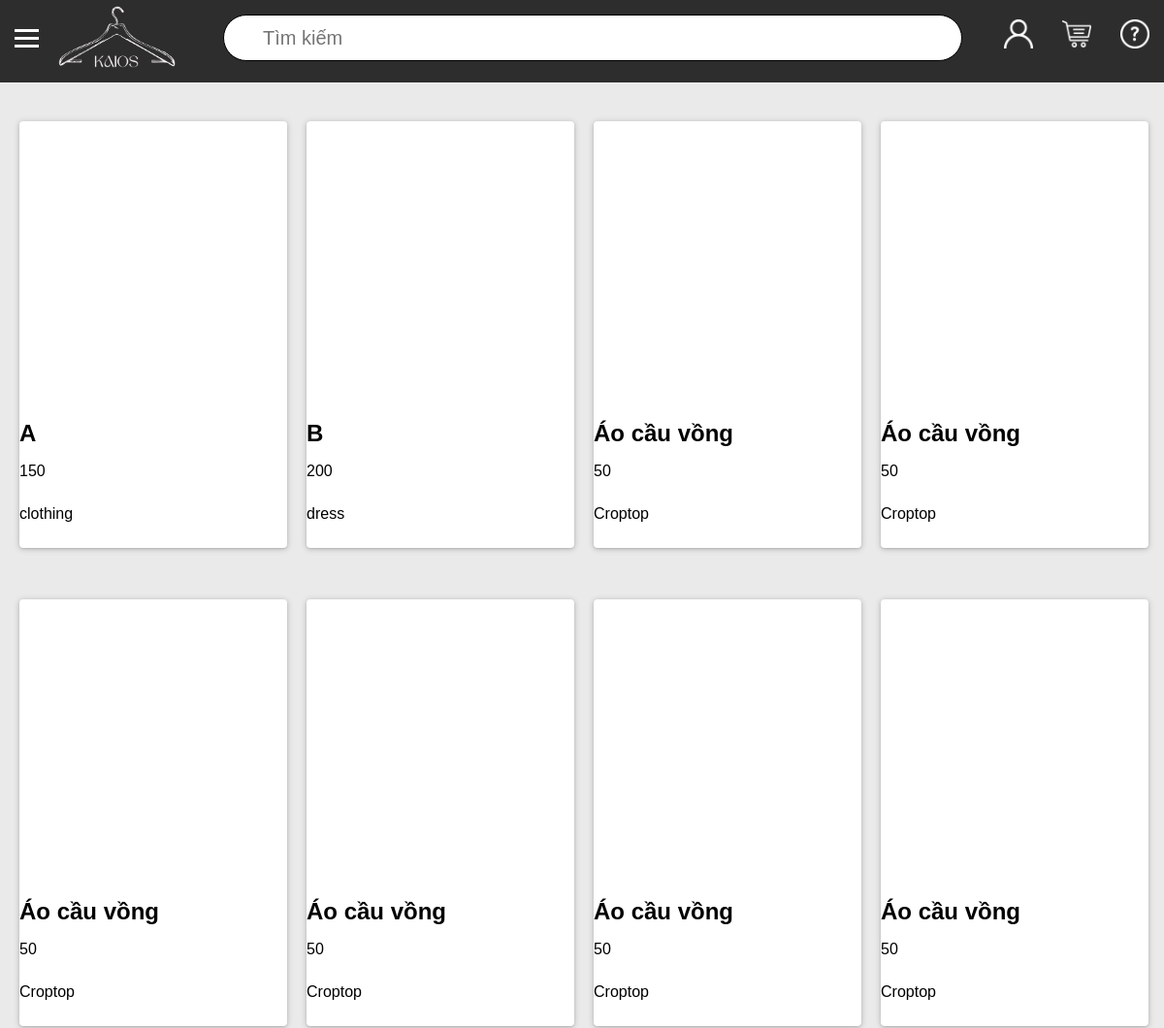
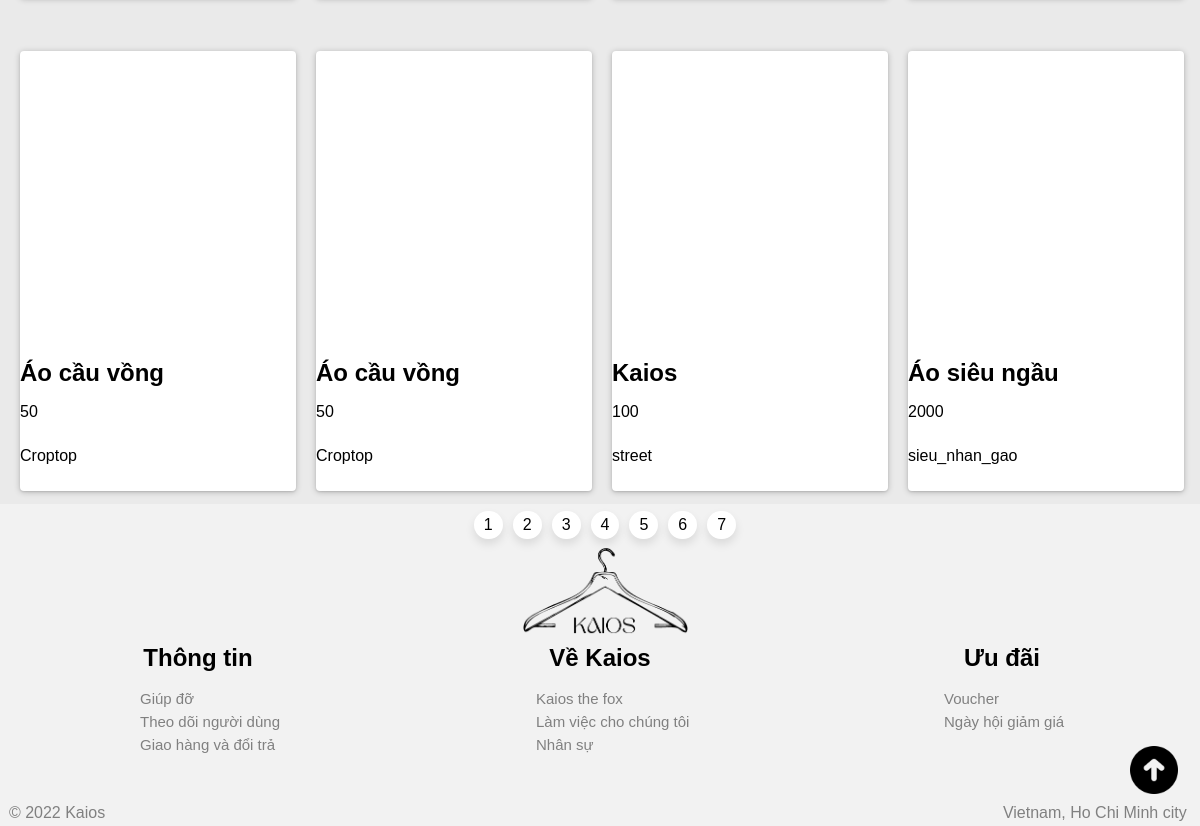
The page / on the database its author committed (2 pictures, top to bottom).
### tables this page shows
CREATE TABLE `products` (
  `id` int(11) NOT NULL,
  `name` varchar(50) NOT NULL,
  `image` varchar(200) NOT NULL,
  `tag` varchar(50) NOT NULL,
  `price` int(11) NOT NULL,
  `description` text NOT NULL,
  `manufacturer_id` int(11) NOT NULL
);

### Partial/process_search.php (called while the page is built, shortened)
<?php
    $search = "";
    $currentPage = 1;

### Partial/process_pagination.php (called while the page is built, shortened)
<?php
    $offset = $products_per_page*($currentPage-1);
    $sql =  "select * from products
            where name like '%$search%'
            limit $offset,$products_per_page";
    $return = mysqli_query($connect,$sql);

### index.php (the view, shortened to what this page needs)
<!DOCTYPE html>
<html lang="en">
<head>
    <link rel="stylesheet" type="text/css" href="./styles.css">
</head>
<body>
    <?php
    require './database/connect.php';
    require './Partial/process_search.php';
    $products_per_page = 12;
    require './Partial/process_pagination.php';
    ?>
    <div id="main_div">
            <?php
            include './Partial/header.php'; ?>
            <div id="middle_div">
                <div id="products_container">
                    <?php foreach($return as $each) { ?>
                        <div class="each_product" onclick="location.href='/ecommerce-website/show.php?id=<?php echo $each['id'] ?>'">
                            <div class="product_image" style="background-image: url(<?php echo $each['image'] ?>);">
                            </div>
                            <div class="product_name">
                                <h2>
                                    <?php echo $each['name'] ?>
                                </h2>
                            </div>
                            <div class="product_price">
                                <?php echo $each['price'] ?>
                            </div>
                            <div class="product_tag">
                                <?php echo $each['tag'] ?>
                            </div>
                        </div>
                    <?php } ?>
                </div>
            </div>
            <?php include './Partial/footer.php';?>
    </div>
</body>
</html>

### styles.css (style rules this page uses)
html { height: 100%; }
body { margin:0; padding:0; font-family: sans-serif; background-color: #f1f1df; }
#main_div { width: 100%; height: auto; background-color: #eaeaea; position: relative; }
#middle_div { height: 83%; width: 100%; background-color: #eaeaea; float: left; }
h2 { padding: 0; margin: 0; }
#products_container { width: 100%; height: 100%; }
.each_product { width: 23%; height: 440px; background-color: #ffffff; float: left; margin: 40px 0px 13px 20px; border-radius: 1px solid black; border-radius: 4px; background-blend-mode: lighten; box-shadow: 0px 1px 2px rgba(0,0,0,0.1), 0 1px 6px rgba(0,0,0,0.23); cursor: pointer; }
.product_image { height: 70%; width: 100%; border-radius: 4px 4px 0 0; background-size:100%; background-repeat: no-repeat; }
.product_name { width: 100%; height: 10%; }
.product_price { width: 100%; height: 10%; }
.product_tag { width: 100%; height: 10%; }

### rows shown on the page
products: name "A", price "150", tag "clothing"
products: name "B", price "200", tag "dress"
products: name "Áo cầu vồng", price "50", tag "Croptop"
products: name "Áo cầu vồng", price "50", tag "Croptop"
products: name "Áo cầu vồng", price "50", tag "Croptop"
products: name "Áo cầu vồng", price "50", tag "Croptop"
products: name "Áo cầu vồng", price "50", tag "Croptop"
products: name "Áo cầu vồng", price "50", tag "Croptop"
products: name "Áo cầu vồng", price "50", tag "Croptop"
products: name "Áo cầu vồng", price "50", tag "Croptop"
products: name "Kaios", price "100", tag "street"
products: name "Áo siêu ngầu", price "2000", tag "sieu_nhan_gao"
